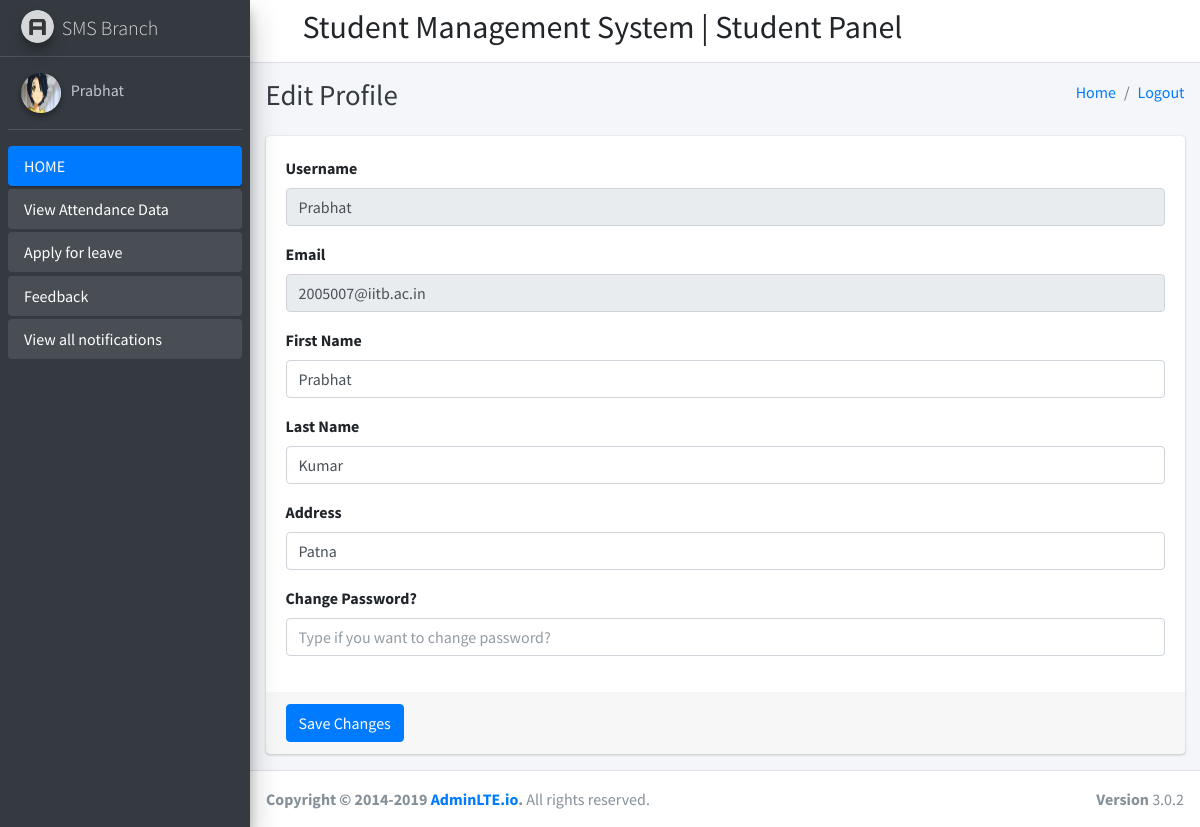
/student_profile (signed in), run on the app's committed database.
### student_management_app/models.py (models this page shows)
class CustomUser(AbstractUser):
    user_type_data=((1,"HOD"),(2,"Staff"),(3,"Student"))
    user_type=models.CharField(default=1,choices=user_type_data,max_length=10)

class Students(models.Model):
    id=models.AutoField(primary_key=True)
    admin=models.OneToOneField(CustomUser,on_delete=models.CASCADE,default="")
    gender=models.CharField(max_length=255,default="")
    address=models.TextField()
    course_id=models.ForeignKey(Courses,on_delete=models.DO_NOTHING)
    session_year_id=models.ForeignKey(SessionYearModel,on_delete=models.CASCADE,default="")
    created_at=models.DateTimeField(auto_now_add=True)
    updated_at=models.DateTimeField(auto_now_add=True)
    objects = models.Manager()

### student_management_app/StudentViews.py (the view)
# urls.py: path('student_profile', StudentViews.student_profile, name="student_profile"),
def student_profile(request):
    user=CustomUser.objects.get(id=request.user.id)
    student=Students.objects.get(admin=user.id)
    return render(request,"student_templates/student_profile.html",{"user":user,"student":student})

### student_management_app/templates/student_templates/student_profile.html (shortened to what this page needs)
{% extends 'student_templates/base_template.html' %}
{% block page_title %}
Edit Profile
{% endblock page_title %}
{% block main_content %}
    <section class="content">
      <div class="container-fluid">
          <div class="row">
              <div class="col-md-12">
            <div class="card card-primary">
              <form role="form" action="/student_profile_save" method="post">
                <div class="card-body">
                   <div class="form-group">
                    <label>Username</label>
                    <input type="text" class="form-control" name="username" value="{{ user.username }}" disabled="disabled">
                  </div>
                    <div class="form-group">
                    <label>Email</label>
                    <input type="email" class="form-control" name="email" value="{{ user.email }}" disabled="disabled">
                  </div>
                    <div class="form-group">
                    <label>First Name</label>
                    <input type="text" class="form-control" name="first_name" value="{{ user.first_name }}" >
                  </div>
                    <div class="form-group">
                    <label>Last Name</label>
                    <input type="text" class="form-control" name="last_name" value="{{ user.last_name }}">
                  </div>
                    <div class="form-group">
                    <label>Address</label>
                    <input type="text" class="form-control" name="address" value="{{ student.address }}">
                  </div>
                <div class="form-group">
                    <label>Change Password?</label>
                    <input type="password" class="form-control" name="password" placeholder="Type if you want to change password?" >
                  </div>
                </div>
                <div class="card-footer">
                  <button type="submit" class="btn btn-primary">Save Changes</button>
                </div>
              </form>
            </div>
          </div>
          </div>
      </div>
    </section>
{% endblock main_content %}

### student_management_app/templates/student_templates/sidebar_content.html
{% load static %}
<aside class="main-sidebar sidebar-dark-primary elevation-4">
    <a href="index3.html" class="brand-link">
      <img src="{% static 'dist/img/AdminLTELogo.png' %}" alt="AdminLTE Logo" class="brand-image img-circle elevation-3"
           style="opacity: .8">
      <span class="brand-text font-weight-light">SMS Branch</span>
    </a>
    <div class="sidebar">
      <div class="user-panel mt-3 pb-3 mb-3 d-flex">
        <div class="image">
          <img src="{% static 'dist/img/aarti.jpg' %}" class="img-circle elevation-2" alt="User Image" style="height: 2.5rem;
    width: 2.5rem;
}">
        </div>
        <div class="info">
          <a href="/student_profile" class="d-block">{{ user.username }}</a>
        </div>
      </div>
      <nav class="mt-2">
        <ul class="nav nav-pills nav-sidebar flex-column" data-widget="treeview" role="menu" data-accordion="false">
          <li class="nav-item has-treeview menu-open">
            <a href="/student_home" class="nav-link active">
              <p>
                HOME
              </p>
            </a>
          </li>
          <li class="nav-item has-treeview menu-open">
            <a href="/student_view_attendance" class="nav-link ">
              <p>
                View Attendance Data
              </p>
            </a>
          </li>
          <li class="nav-item has-treeview menu-open">
            <a href="/student_apply_leave" class="nav-link ">
              <p>
                Apply for leave
              </p>
            </a>
          </li>
          <li class="nav-item has-treeview menu-open">
            <a href="/student_feedback" class="nav-link ">
              <p>
                Feedback
              </p>
            </a>
          </li>
          <li class="nav-item has-treeview menu-open">
            <a href="/student_all_notification" class="nav-link ">
              <p>
                View all notifications
              </p>
            </a>
          </li>
        </ul>
      </nav>
    </div>
  </aside>

### data on the page
CustomUser: username "Prabhat", email "2005007@iitb.ac.in", first_name "Prabhat", last_name "Kumar"
Students: address "Patna"
